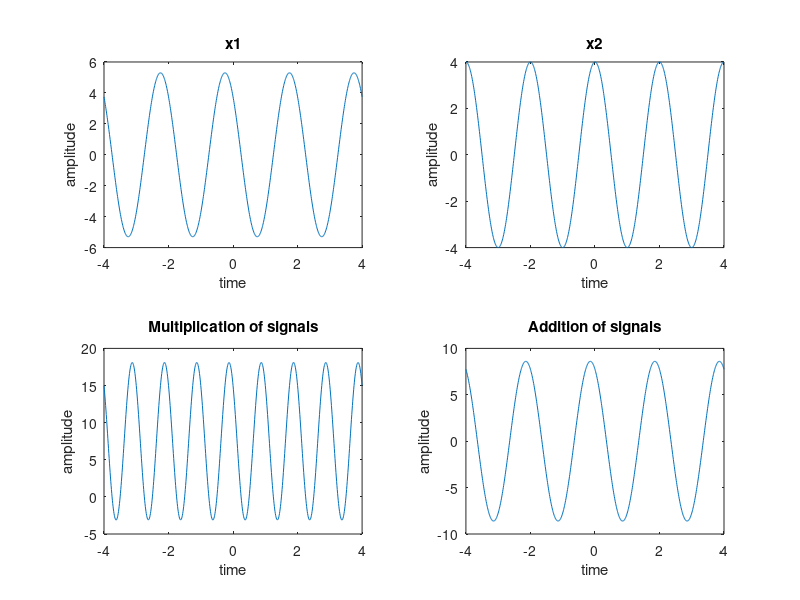

MATLAB code for this plot:
phi = pi/4 ;
n = -4 : 0.01 : 4 ;
f=4; fs=8;
t=2*pi*(f/fs)*n;

x1 = 5.3 * cos(t+phi);
x2 = 4 * cos(t);

subplot (2,2,1);
plot(n,x1); title('x1');
xlabel('time'); ylabel('amplitude');

subplot (2,2,2);
plot(n,x2); title('x2');
xlabel('time'); ylabel('amplitude');

x3 = x1.*x2;
subplot (2,2,3);
plot(n,x3);
title('Multiplication of signals'); 
xlabel('time'); ylabel('amplitude');

x4 = x1 + x2;
subplot (2,2,4);
plot(n,x4);
title('Addition of signals'); 
xlabel('time'); ylabel('amplitude');

print ('Exp2_1a','-dpdf','-fillpage');
